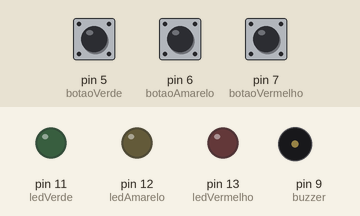
Recording of a sketch running on a simulated Arduino Uno, built with avr-gcc and run on an emulated ATmega328P. Shown: output pins drawn as LEDs (lit = HIGH), buzzer (waves = sounding). The inputs (shaded band) are chosen by the test bench; at power-on: pin 5 (botaoVerde) LOW, pin 6 (botaoAmarelo) LOW, pin 7 (botaoVermelho) LOW. Pins used as bus, display or sensor lines are not drawn.

Above: at 1.2 s.
1.3 s: pin 5 (botaoVerde) pulled HIGH for 0.15 s
At 2.7 s:
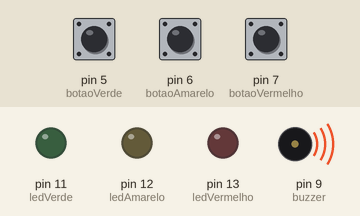
3.0 s: pin 6 (botaoAmarelo) pulled HIGH for 0.15 s
At 3.1 s:
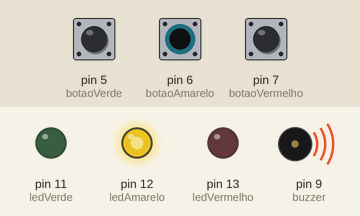
4.7 s: pin 7 (botaoVermelho) pulled HIGH for 0.15 s
At 4.8 s:
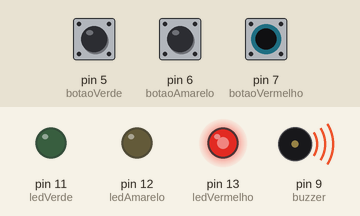
6.4 s: pin 5 (botaoVerde) pulled HIGH for 1 s
At 7.2 s:
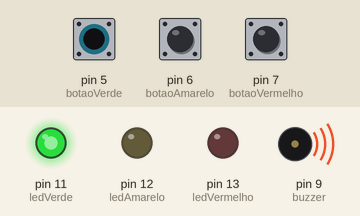
8.9 s: pin 6 (botaoAmarelo) pulled HIGH for 0.15 s
At 9.9 s:
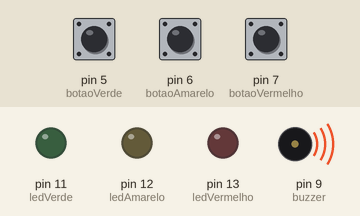
10.6 s: pin 7 (botaoVermelho) pulled HIGH for 1 s
At 10.9 s:
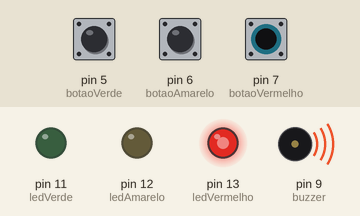
Timing chart, 0 to 13.6 s (numbered marks = the images above; inputs shaded):
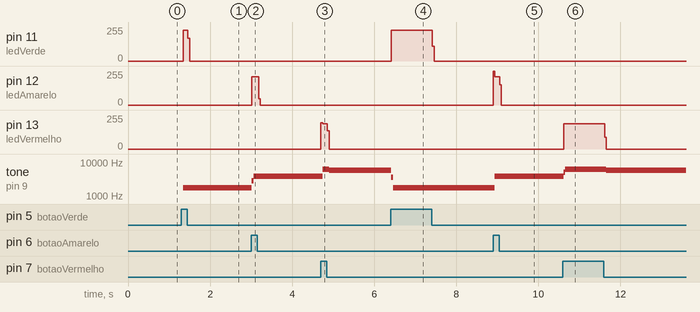

The sketch:

piano.ino
```cpp
// declaração de variáveis
byte ledVermelho = 13;
byte ledAmarelo = 12;
byte ledVerde = 11;

byte botaoVermelho = 7;
byte botaoAmarelo = 6;
byte botaoVerde = 5;

byte buzzer = 9;

boolean EstadoBotaoVermelho = false;
boolean EstadoBotaoAmarelo = false;
boolean EstadoBotaoVerde = false;

short Tom = 0;

void setup() {
  pinMode(ledVermelho, OUTPUT);
  pinMode(ledAmarelo, OUTPUT);
  pinMode(ledVerde, OUTPUT);
  pinMode(buzzer, OUTPUT);

  pinMode(botaoVermelho, INPUT);
  pinMode(botaoAmarelo, INPUT);
  pinMode(botaoVerde, INPUT);
}

void loop() {
  EstadoBotaoVermelho = digitalRead(botaoVermelho);
  EstadoBotaoAmarelo = digitalRead(botaoAmarelo);
  EstadoBotaoVerde = digitalRead(botaoVerde);

  if(botaoEstaAtivo(botaoVermelho) && !botaoEstaAtivo(botaoAmarelo) && !botaoEstaAtivo(botaoVerde)){
    Tom = 100;
  } else if (!botaoEstaAtivo(botaoVermelho) && botaoEstaAtivo(botaoAmarelo) && !botaoEstaAtivo(botaoVerde)){
    Tom = 200;
  } else if (!botaoEstaAtivo(botaoVermelho) && !botaoEstaAtivo(botaoAmarelo) && botaoEstaAtivo(botaoVerde)){
    Tom = 500;
  }

  digitalWrite(ledVermelho, EstadoBotaoVermelho);
  digitalWrite(ledAmarelo, EstadoBotaoAmarelo);
  digitalWrite(ledVerde, EstadoBotaoVerde);

  if(Tom > 0){
    digitalWrite(buzzer, HIGH);
    delayMicroseconds(Tom);
    digitalWrite(buzzer, LOW);
    apagarLed(ledVermelho);
    apagarLed(ledAmarelo);
    apagarLed(ledVerde);
  }
}

boolean botaoEstaAtivo(byte botao){
  if (digitalRead(botao) == HIGH){
    return true;
  }
  return false;
}

void apagarLed(byte led){
  digitalWrite(led, LOW);
}
```

Measured:
- after the input at 1.3 s, pin 11 (ledVerde): 0/255 → 230/255 at once, → 0/255 0.12 s later; tone on pin 9 (buzzer): silent → 1734 Hz at once
- after the input at 3.0 s, pin 12 (ledAmarelo): 0/255 → 211/255 at once, → 0/255 0.16 s later; tone on pin 9 (buzzer): 1734 Hz → 2816 Hz at once, → 3746 Hz 0.04 s later
- after the input at 4.7 s, pin 13 (ledVermelho): 0/255 → 189/255 at once, → 0/255 0.16 s later; tone on pin 9 (buzzer): 3746 Hz → 6161 Hz at once, → 5672 Hz 0.16 s later
- after the input at 6.4 s, pin 11 (ledVerde): 0/255 → 231/255 at once, → 0/255 1.0 s later; tone on pin 9 (buzzer): 5672 Hz → 3609 Hz at once, → 1734 Hz 0.04 s later
- after the input at 8.9 s, pin 12 (ledAmarelo): 0/255 → 211/255 at once, → 0/255 0.16 s later; tone on pin 9 (buzzer): 1734 Hz → 3753 Hz at once
- after the input at 10.6 s, pin 13 (ledVermelho): 0/255 → 190/255 at once, → 0/255 1.0 s later; tone on pin 9 (buzzer): 3753 Hz → 4964 Hz at once, → 6161 Hz 0.04 s later, → 5676 Hz 1.0 s later
